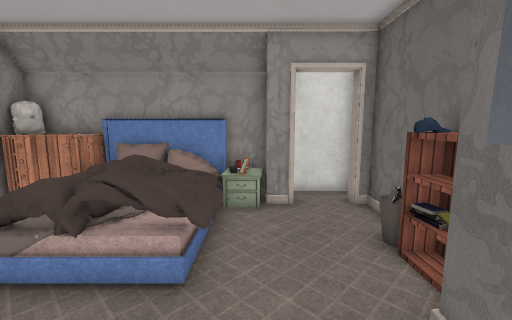
View 1 (above)

12 first-person views from a walk through a scene from a Unity 3-D project. The camera is 1.4 m above the floor, tilts 8° down and sees 90° across. The floor is counted in squares, 0.5 m on a side. Each view is taken from the middle of a square. On the plan, view 1 faces up. The plan holds only what a view shows up to about 19 squares ahead; the rest is blank. The place goes on beyond the plan. The player character is not drawn. Door leaves are left out, so doorways stand open. Some surface patterns are stand-ins.

View 2
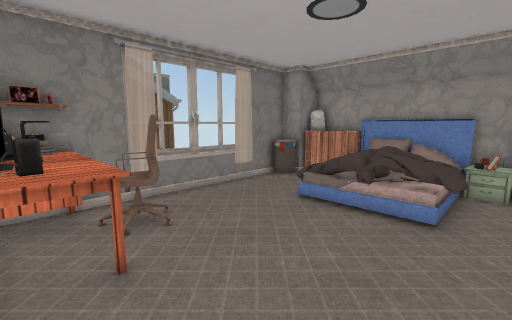

View 3
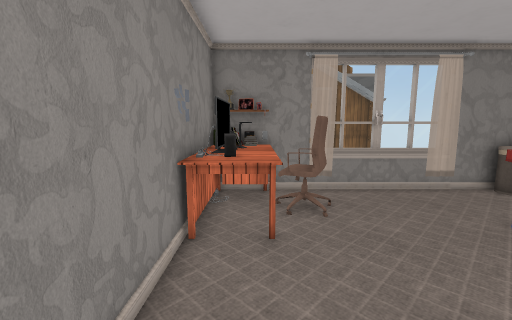

View 4
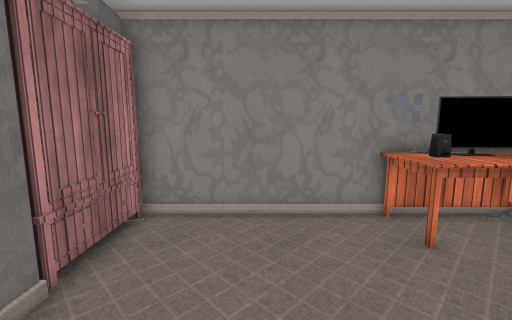

View 5
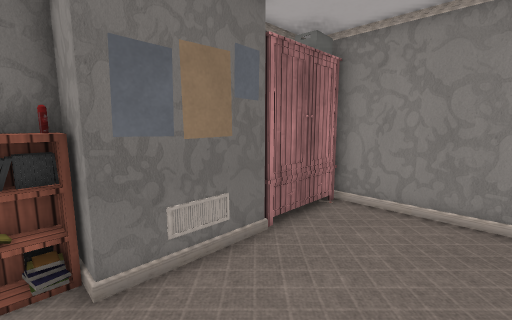

View 6
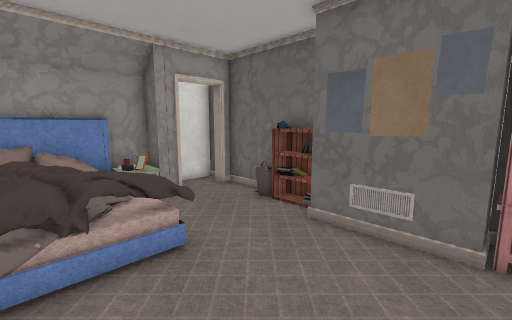

View 7
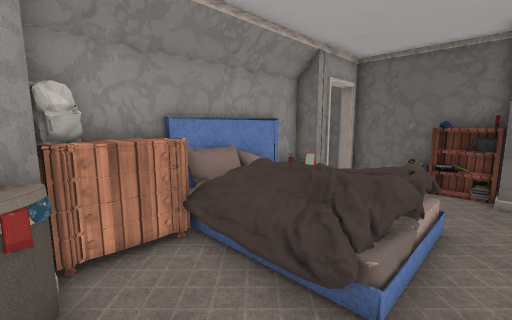

View 8
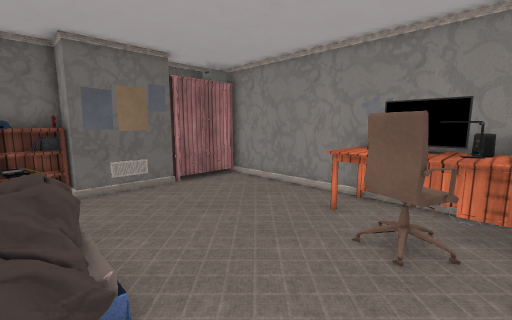

View 9
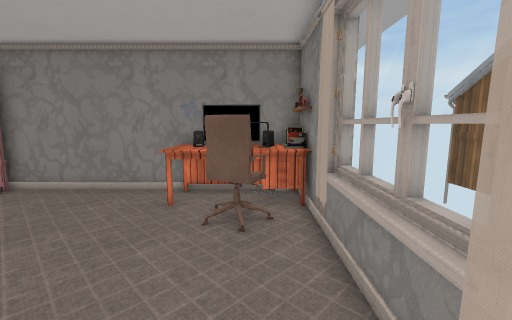

View 10
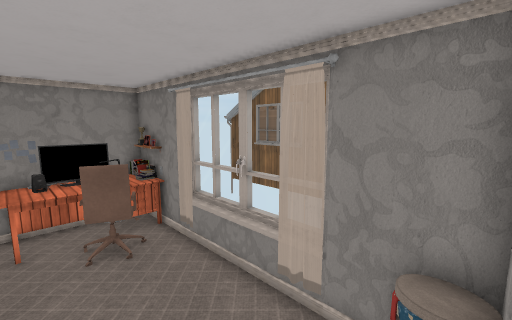

View 11
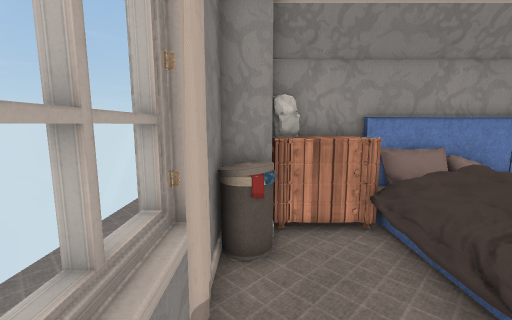

View 12
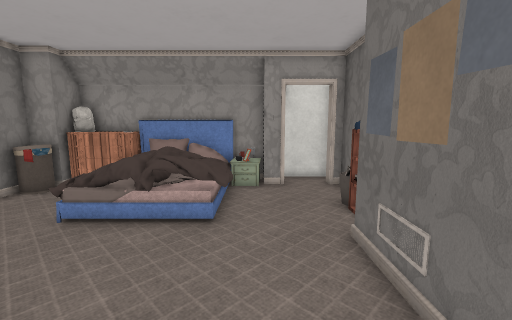

### Floor plan
Key: @ floor where view 1 was taken; # wall or solid block; x gap in a wall; . main floor; : floor 0.25 m higher than the main floor; / step, stairs or slope; D open door; = window, fence, low wall or low ledge; ^ raised ledge; R drawers; N nightstand; B bed; K bookshelf; P poster; E desk; T TV; W wardrobe; A vent; O other object.
Columns run from 11 left of view 1 to 4 right of it. Each row starts with its distance up from view 1.
 11             #
 10   ###### ##O####
  9   #RRO # #OO#DD#
  8  #^ .//   NN.DD#
  7  #^../     ....#
  6  #.../    O...=#
  5 =#...: ##x ...##
  4 ==...//B#.B...K#
  3 ==........... ##
  2 ==...........P#
  1 ==...........A#
  0 = .........@.P##
 -1 ##.## .......WW#
 -2  #E^^EE......WW
 -3  #EEEEE......WW
 -4  #ETTEE......WW
 -5  ##############

Positions as (right, up) in squares from view 1, and headings:
1: (0, 0), facing up
2: (0, -4), facing up-left
3: (1, -3), facing left
4: (-1, 3), facing down
5: (-2, 4), facing down-right
6: (-4, -1), facing up-right
7: (-9, 3), facing up-right
8: (-9, 5), facing down-right
9: (-8, 6), facing down
10: (-5, 8), facing down-left
11: (-9, 2), facing up
12: (0, -3), facing up
